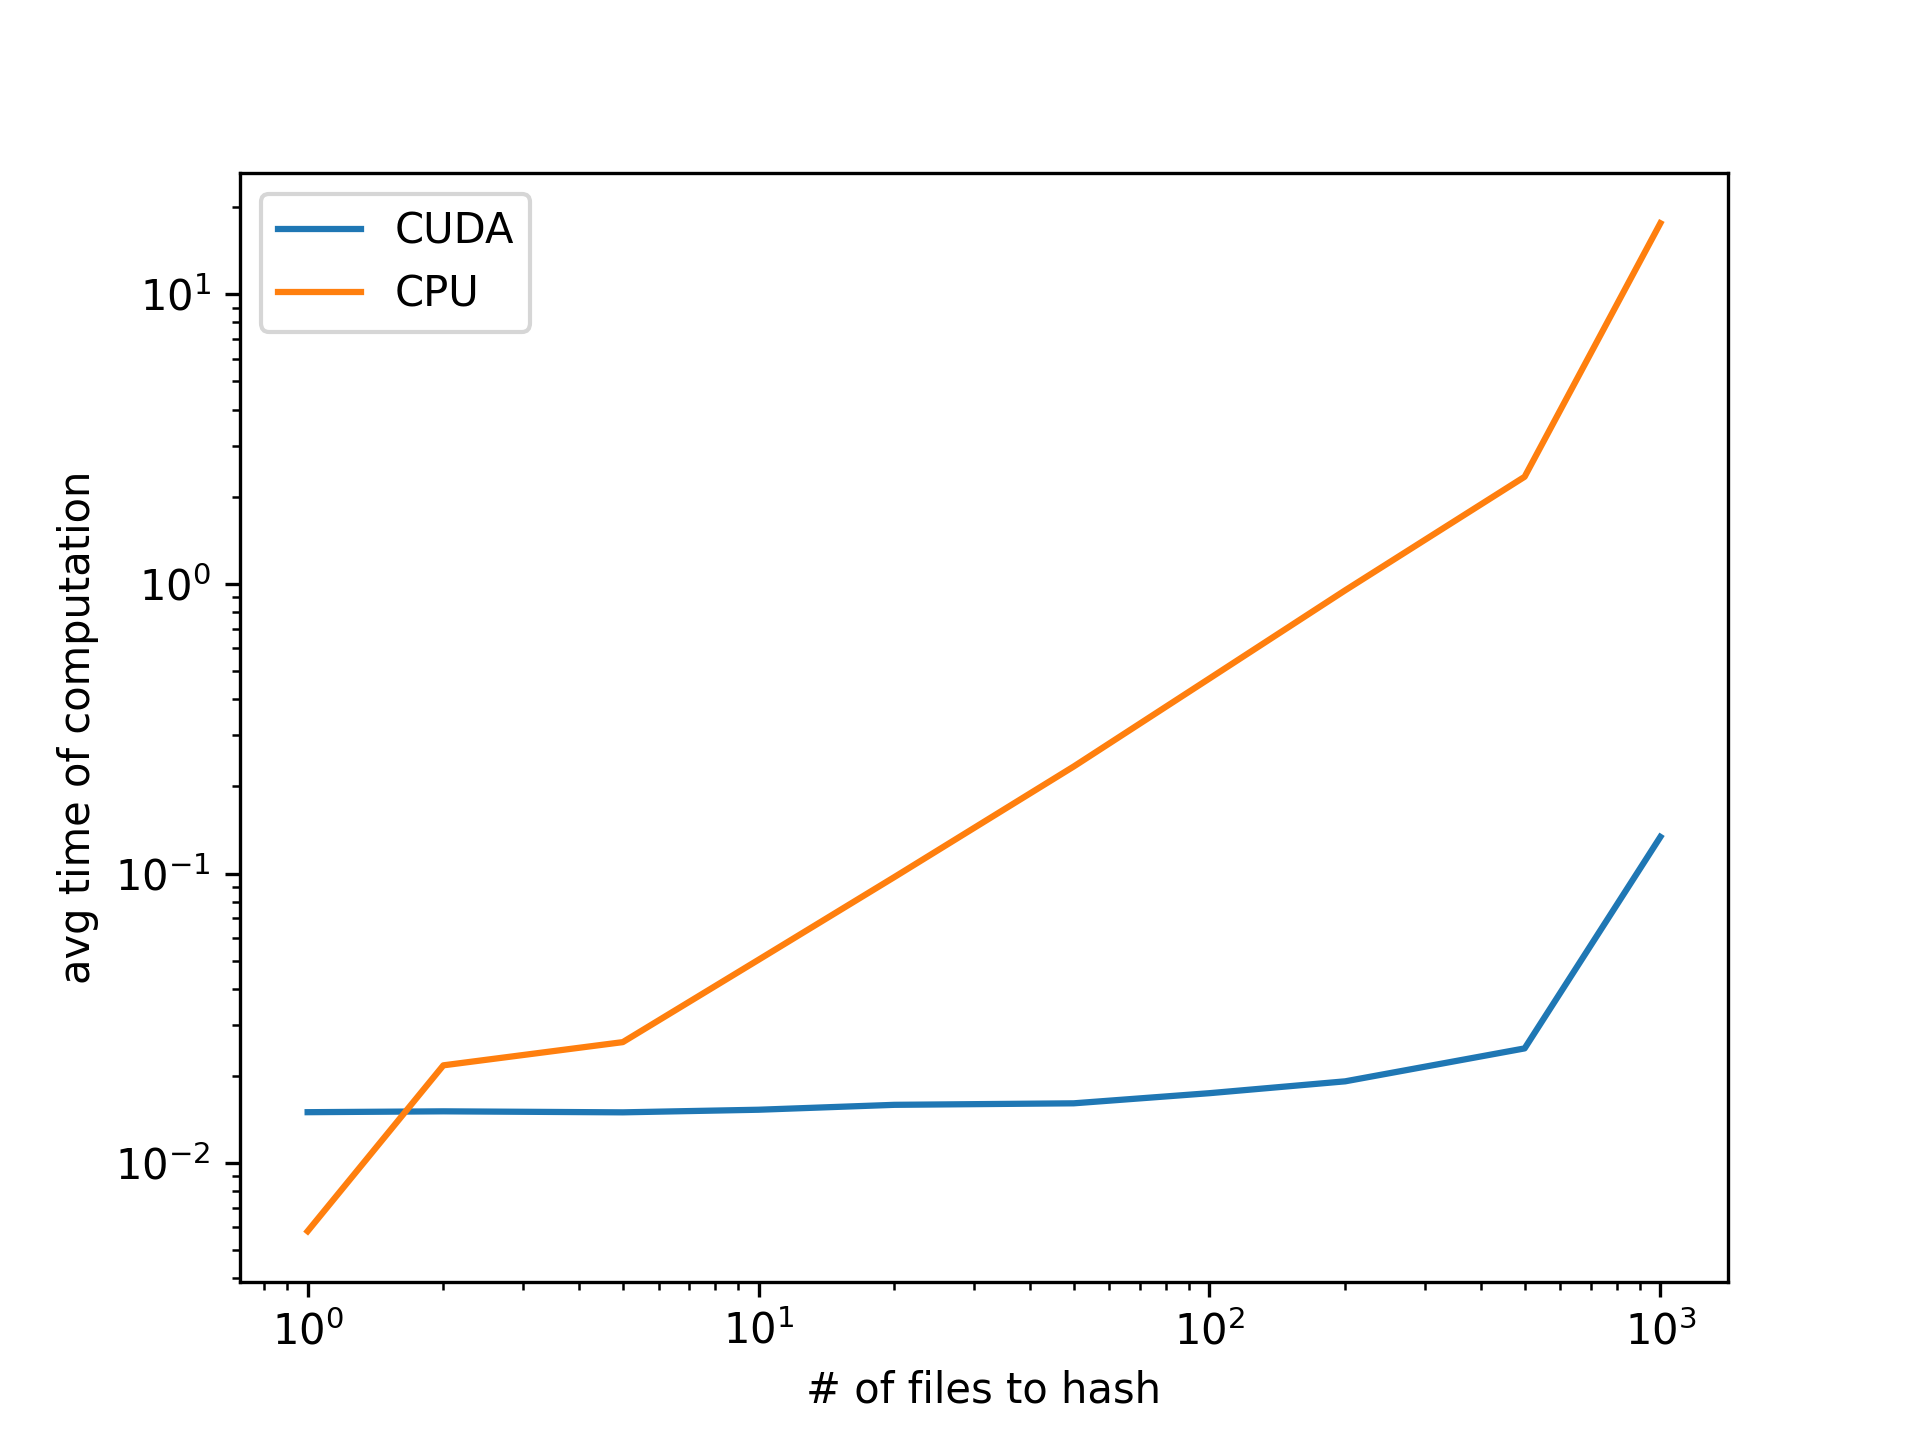

Write Python code to recreate this figure.
import matplotlib.pyplot as plt
import csv

if __name__ == "__main__":
    CUDA = {}
    CPU = {}

    with open('out.csv') as csvfile:
        reader = csv.reader(csvfile, delimiter=',')
        for row in reader:
            CUDA[int(row[0])] = float(row[1])
            CPU[int(row[0])] = float(row[2])

    plt.plot(CUDA.keys(), CUDA.values(), label='CUDA')
    plt.plot(CPU.keys(), CPU.values(), label='CPU')
    plt.xscale('log')
    plt.yscale('log')
    plt.xlabel("# of files to hash")
    plt.ylabel("avg time of computation")
    plt.legend()
    plt.savefig("graph.png", dpi=300)